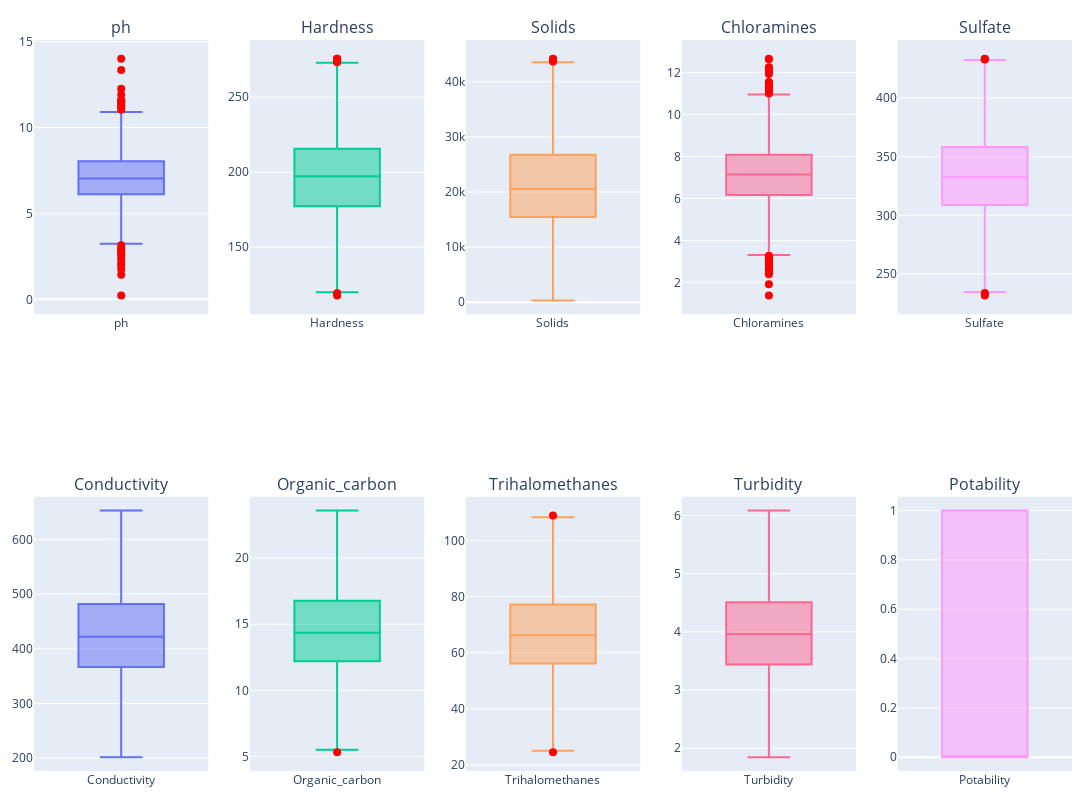

Source (notebook cell):
### Markdown cell above
**Menampilkan grafik keseimbangan data (setelah menghapus outlier)**

### Code cell
# Menampilkan grafik keseimbangan data (setelah menghapus outlier)
columns = ['Hardness', 'Solids', 'Sulfate', 'Conductivity', 'Organic_carbon', 'Trihalomethanes', 'Turbidity']
# Fungsi untuk menghapus outlier berdasarkan IQR
def remove_outliers_iqr(data, columns):
    for column in columns:
        Q1 = data[column].quantile(0.25)
        Q3 = data[column].quantile(0.75)
        IQR = Q3 - Q1

        lower_bound = Q1 - 1.5 * IQR
        upper_bound = Q3 + 1.5 * IQR

        data = data[(data[column] >= lower_bound) & (data[column] <= upper_bound)]

    return data

# Menghapus outlier
data_cleaned = remove_outliers_iqr(df_clean, columns)

fig = make_subplots(rows=num_rows, cols=num_cols_per_row, subplot_titles=data_cleaned.columns)
num_rows = 2
num_cols_per_row = (len(data_cleaned.columns) + num_rows - 1) // num_rows

for i, col_name in enumerate(data_cleaned.columns):
    row = (i // num_cols_per_row) + 1
    col = (i % num_cols_per_row) + 1
    fig.add_trace(go.Box(y=data_cleaned[col_name], name=col_name), row=row, col=col)

    outliers = data_cleaned[col_name][
        (data_cleaned[col_name] < data_cleaned[col_name].quantile(0.25) - 1.5 * (data_cleaned[col_name].quantile(0.75) - data_cleaned[col_name].quantile(0.25))) |
        (data_cleaned[col_name] > data_cleaned[col_name].quantile(0.75) + 1.5 * (data_cleaned[col_name].quantile(0.75) - data_cleaned[col_name].quantile(0.25)))
    ]
    fig.add_trace(go.Scatter(x=[col_name] * len(outliers), y=outliers, mode='markers', marker=dict(color='red', size=8)),
                  row=row, col=col)

fig.update_layout(height=800, width=1200,
                  showlegend=False, margin=dict(l=20, r=20, t=40, b=20))
fig.show()

### Figure 1 — Plotly figure (JSON) as saved in the notebook; plotly's stock layout.template omitted (floating-point values rounded to 4 significant figures; data arrays with more than 128 entries replaced by an {"elided": "..."} marker saying what was removed)
{"data": [{"name": "ph", "type": "box", "xaxis": "x", "y": {"elided": "1850 float values"}, "yaxis": "y"}, {"marker": {"color": "red", "size": 8}, "mode": "markers", "type": "scatter", "x": ["ph", "ph", "ph", "ph", "ph", "ph", "ph", "ph", "ph", "ph", "ph", "ph", "ph", "ph", "ph", "ph", "ph", "ph", "ph", "ph", "ph", "ph", "ph", "ph", "ph", "ph"], "xaxis": "x", "y": [11.18, 1.757, 0.2275, 11.9, 11.03, 11.24, 2.691, 12.25, 11.53, 14.0, 11.57, 2.804, 2.558, 11.24, 2.974, 3.149, 2.377, 13.35, 1.432, 11.56, 2.925, 11.5, 11.5, 2.129, 1.985, 11.45], "yaxis": "y"}, {"name": "Hardness", "type": "box", "xaxis": "x2", "y": {"elided": "1850 float values"}, "yaxis": "y2"}, {"marker": {"color": "red", "size": 8}, "mode": "markers", "type": "scatter", "x": ["Hardness", "Hardness", "Hardness", "Hardness", "Hardness", "Hardness", "Hardness", "Hardness", "Hardness", "Hardness", "Hardness", "Hardness"], "xaxis": "x2", "y": [273.8, 117.8, 274.7, 273.4, 274.4, 274.3, 275.7, 275.7, 274.8, 274.0, 119.1, 119.2], "yaxis": "y2"}, {"name": "Solids", "type": "box", "xaxis": "x3", "y": {"elided": "1850 float values"}, "yaxis": "y3"}, {"marker": {"color": "red", "size": 8}, "mode": "markers", "type": "scatter", "x": ["Solids", "Solids", "Solids", "Solids"], "xaxis": "x3", "y": [44070.0, 43960.0, 44180.0, 43680.0], "yaxis": "y3"}, {"name": "Chloramines", "type": "box", "xaxis": "x4", "y": {"elided": "1850 float values"}, "yaxis": "y4"}, {"marker": {"color": "red", "size": 8}, "mode": "markers", "type": "scatter", "x": ["Chloramines", "Chloramines", "Chloramines", "Chloramines", "Chloramines", "Chloramines", "Chloramines", "Chloramines", "Chloramines", "Chloramines", "Chloramines", "Chloramines", "Chloramines", "Chloramines", "Chloramines", "Chloramines", "Chloramines", "Chloramines", "Chloramines", "Chloramines", "Chloramines", "Chloramines", "Chloramines", "Chloramines", "Chloramines", "Chloramines", "Chloramines", "Chloramines", "Chloramines", "Chloramines", "Chloramines", "Chloramines", "Chloramines", "Chloramines", "Chloramines", "Chloramines", "Chloramines", "Chloramines", "Chloramines"], "xaxis": "x4", "y": [11.08, 11.17, 12.06, 2.981, 2.994, 11.54, 11.52, 2.866, 2.863, 11.3, 3.271, 11.09, 11.0, 3.181, 2.456, 3.14, 11.26, 2.459, 3.206, 2.499, 3.117, 12.63, 11.1, 2.856, 1.391, 2.398, 11.99, 11.45, 1.92, 12.25, 12.23, 11.93, 3.268, 2.727, 11.3, 2.654, 12.65, 2.648, 3.016], "yaxis": "y4"}, {"name": "Sulfate", "type": "box", "xaxis": "x5", "y": {"elided": "1850 float values"}, "yaxis": "y5"}, {"marker": {"color": "red", "size": 8}, "mode": "markers", "type": "scatter", "x": ["Sulfate", "Sulfate", "Sulfate", "Sulfate", "Sulfate", "Sulfate"], "xaxis": "x5", "y": [433.4, 433.6, 232.5, 233.9, 433.0, 231.7], "yaxis": "y5"}, {"name": "Conductivity", "type": "box", "xaxis": "x6", "y": {"elided": "1850 float values"}, "yaxis": "y6"}, {"marker": {"color": "red", "size": 8}, "mode": "markers", "type": "scatter", "x": [], "xaxis": "x6", "y": [], "yaxis": "y6"}, {"name": "Organic_carbon", "type": "box", "xaxis": "x7", "y": {"elided": "1850 float values"}, "yaxis": "y7"}, {"marker": {"color": "red", "size": 8}, "mode": "markers", "type": "scatter", "x": ["Organic_carbon"], "xaxis": "x7", "y": [5.315], "yaxis": "y7"}, {"name": "Trihalomethanes", "type": "box", "xaxis": "x8", "y": {"elided": "1850 float values"}, "yaxis": "y8"}, {"marker": {"color": "red", "size": 8}, "mode": "markers", "type": "scatter", "x": ["Trihalomethanes", "Trihalomethanes"], "xaxis": "x8", "y": [108.8, 24.53], "yaxis": "y8"}, {"name": "Turbidity", "type": "box", "xaxis": "x9", "y": {"elided": "1850 float values"}, "yaxis": "y9"}, {"marker": {"color": "red", "size": 8}, "mode": "markers", "type": "scatter", "x": [], "xaxis": "x9", "y": [], "yaxis": "y9"}, {"name": "Potability", "type": "box", "xaxis": "x10", "y": {"elided": "1850 int values"}, "yaxis": "y10"}, {"marker": {"color": "red", "size": 8}, "mode": "markers", "type": "scatter", "x": [], "xaxis": "x10", "y": [], "yaxis": "y10"}], "layout": {"annotations": [{"font": {"size": 16}, "showarrow": false, "text": "ph", "x": 0.084, "xanchor": "center", "xref": "paper", "y": 1, "yanchor": "bottom", "yref": "paper"}, {"font": {"size": 16}, "showarrow": false, "text": "Hardness", "x": 0.292, "xanchor": "center", "xref": "paper", "y": 1, "yanchor": "bottom", "yref": "paper"}, {"font": {"size": 16}, "showarrow": false, "text": "Solids", "x": 0.5, "xanchor": "center", "xref": "paper", "y": 1, "yanchor": "bottom", "yref": "paper"}, {"font": {"size": 16}, "showarrow": false, "text": "Chloramines", "x": 0.708, "xanchor": "center", "xref": "paper", "y": 1, "yanchor": "bottom", "yref": "paper"}, {"font": {"size": 16}, "showarrow": false, "text": "Sulfate", "x": 0.916, "xanchor": "center", "xref": "paper", "y": 1, "yanchor": "bottom", "yref": "paper"}, {"font": {"size": 16}, "showarrow": false, "text": "Conductivity", "x": 0.084, "xanchor": "center", "xref": "paper", "y": 0.375, "yanchor": "bottom", "yref": "paper"}, {"font": {"size": 16}, "showarrow": false, "text": "Organic_carbon", "x": 0.292, "xanchor": "center", "xref": "paper", "y": 0.375, "yanchor": "bottom", "yref": "paper"}, {"font": {"size": 16}, "showarrow": false, "text": "Trihalomethanes", "x": 0.5, "xanchor": "center", "xref": "paper", "y": 0.375, "yanchor": "bottom", "yref": "paper"}, {"font": {"size": 16}, "showarrow": false, "text": "Turbidity", "x": 0.708, "xanchor": "center", "xref": "paper", "y": 0.375, "yanchor": "bottom", "yref": "paper"}, {"font": {"size": 16}, "showarrow": false, "text": "Potability", "x": 0.916, "xanchor": "center", "xref": "paper", "y": 0.375, "yanchor": "bottom", "yref": "paper"}], "height": 800, "margin": {"b": 20, "l": 20, "r": 20, "t": 40}, "showlegend": false, "width": 1200, "xaxis": {"anchor": "y", "domain": [0, 0.168]}, "xaxis10": {"anchor": "y10", "domain": [0.832, 1]}, "xaxis2": {"anchor": "y2", "domain": [0.208, 0.376]}, "xaxis3": {"anchor": "y3", "domain": [0.416, 0.584]}, "xaxis4": {"anchor": "y4", "domain": [0.624, 0.792]}, "xaxis5": {"anchor": "y5", "domain": [0.832, 1]}, "xaxis6": {"anchor": "y6", "domain": [0, 0.168]}, "xaxis7": {"anchor": "y7", "domain": [0.208, 0.376]}, "xaxis8": {"anchor": "y8", "domain": [0.416, 0.584]}, "xaxis9": {"anchor": "y9", "domain": [0.624, 0.792]}, "yaxis": {"anchor": "x", "domain": [0.625, 1]}, "yaxis10": {"anchor": "x10", "domain": [0, 0.375]}, "yaxis2": {"anchor": "x2", "domain": [0.625, 1]}, "yaxis3": {"anchor": "x3", "domain": [0.625, 1]}, "yaxis4": {"anchor": "x4", "domain": [0.625, 1]}, "yaxis5": {"anchor": "x5", "domain": [0.625, 1]}, "yaxis6": {"anchor": "x6", "domain": [0, 0.375]}, "yaxis7": {"anchor": "x7", "domain": [0, 0.375]}, "yaxis8": {"anchor": "x8", "domain": [0, 0.375]}, "yaxis9": {"anchor": "x9", "domain": [0, 0.375]}}}
